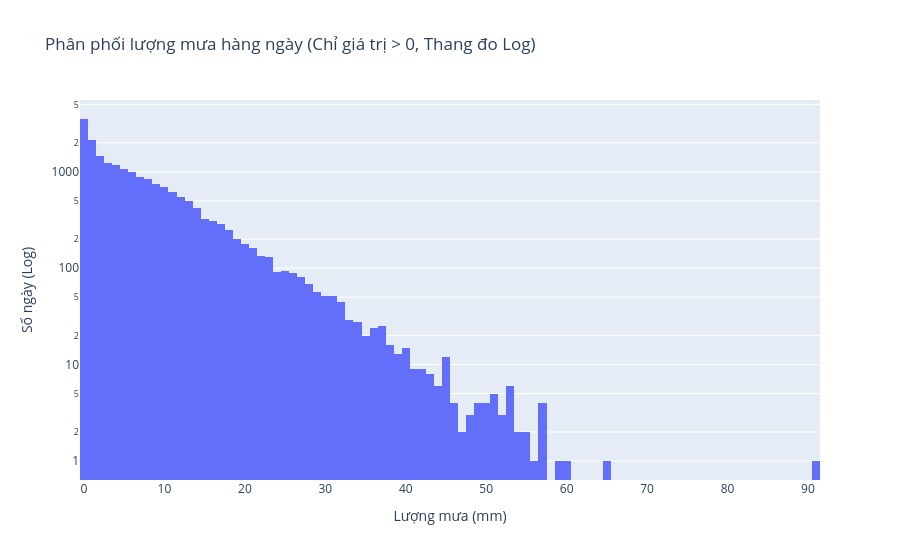

Here is the notebook cell this chart was saved with:
### Code cell
fig = go.Figure()
fig.add_trace(go.Histogram(x=vals[vals > 0], name="Phân phối Log", nbinsx=100))
fig.update_layout(
    title_text="Phân phối lượng mưa hàng ngày (Chỉ giá trị > 0, Thang đo Log)",
    xaxis_title_text="Lượng mưa (mm)",
    yaxis_title_text="Số ngày (Log)",
    yaxis_type="log",
)
fig.show()

### Figure 1 — Plotly figure (JSON) as saved in the notebook; plotly's stock layout.template omitted (floating-point values rounded to 4 significant figures; data arrays with more than 128 entries replaced by an {"elided": "..."} marker saying what was removed)
{"data": [{"name": "Phân phối Log", "nbinsx": 100, "type": "histogram", "x": {"elided": "19715 float values"}}], "layout": {"title": {"text": "Phân phối lượng mưa hàng ngày (Chỉ giá trị > 0, Thang đo Log)"}, "xaxis": {"title": {"text": "Lượng mưa (mm)"}}, "yaxis": {"title": {"text": "Số ngày (Log)"}, "type": "log"}}}
